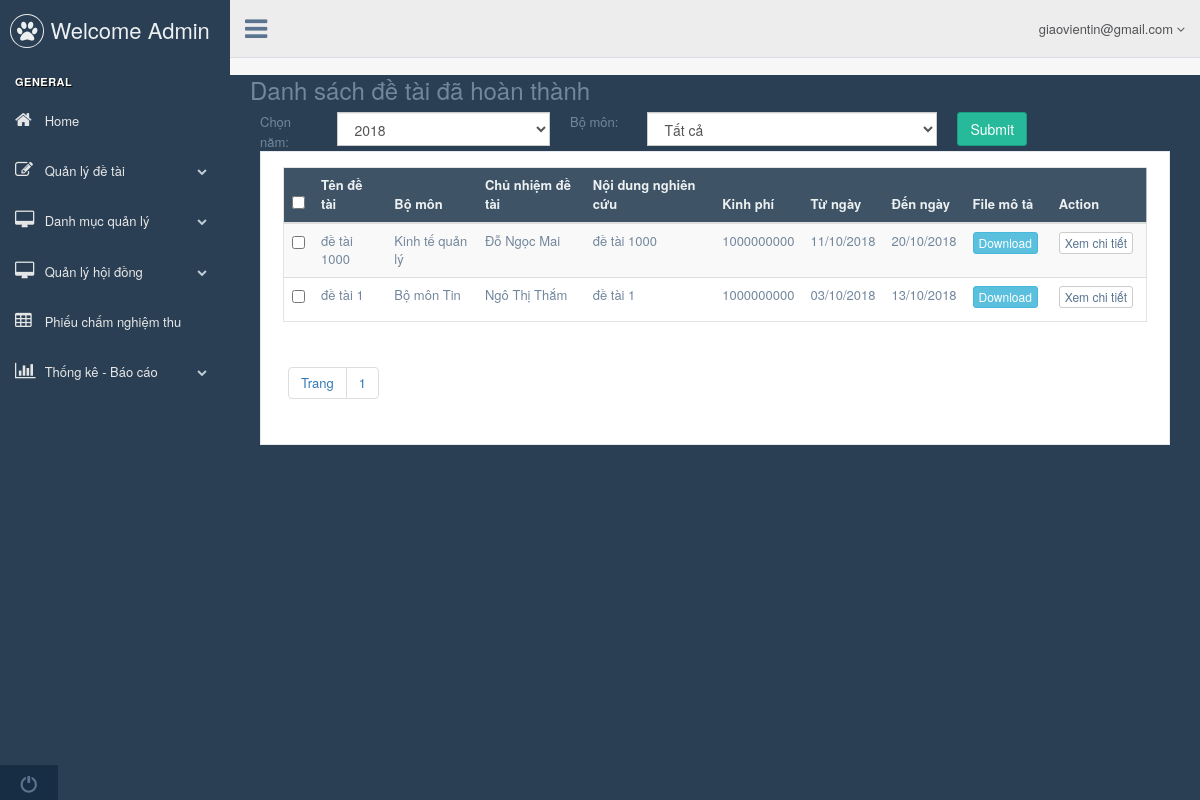
Screenshot of /admin.php?controller=detaihoanthanh (signed in) with the database file from the repository.
### tables this page shows
CREATE TABLE `tbl_detai` (
  `pk_madetai_id` int(11) NOT NULL,
  `fk_user_id` int(11) NOT NULL,
  `fk_user_hoi_dong` int(11) NOT NULL,
  `c_tendetai` varchar(500) NOT NULL,
  `c_noidungnghiencuu` varchar(1000) NOT NULL,
  `c_kinhphi` float NOT NULL,
  `c_tungay` date NOT NULL,
  `c_denngay` date NOT NULL,
  `c_trangthai` int(11) NOT NULL,
  `file_mo_ta` text NOT NULL
);

CREATE TABLE `tbl_bomon` (
  `pk_mabomon_id` int(11) NOT NULL,
  `c_tenbomon` varchar(500) NOT NULL,
  `c_truongbomon` varchar(500) NOT NULL,
  `fk_user_id` int(11) NOT NULL
);

CREATE TABLE `tbl_user` (
  `pk_user_id` int(11) NOT NULL,
  `c_fullname` varchar(500) NOT NULL,
  `fk_mabomon_id` int(11) NOT NULL,
  `c_hocham` varchar(500) NOT NULL,
  `c_hocvi` varchar(500) NOT NULL,
  `c_ngaysinh` date NOT NULL,
  `c_diachi` varchar(500) NOT NULL,
  `c_sdt` int(11) NOT NULL,
  `c_email` varchar(500) NOT NULL,
  `c_password` varchar(500) NOT NULL,
  `UserType` int(11) NOT NULL
);

### controller/backend/controller_detaihoanthanh.php (called while the page is built, shortened)
<?php
	class controller_detaihoanthanh{
		public function __construct(){
			$this->model = new model();
			$id = isset($_GET["id"])&&is_numeric($_GET["id"]) ? $_GET["id"] : 0;
			$record_per_page = 5;
			$year = date("Y");
			$classB =0;
			$form_action = "admin.php?controller=detaihoanthanh&act=xem&id=$id";
			$total = $this->model->num_rows("select dt.pk_madetai_id from tbl_user u join tbl_detai dt on u.pk_user_id = dt.fk_user_id where dt.c_trangthai in (3) ".($year!=0?" and year(dt.c_denngay) in($year) ":"").($classB!=0 ? " and u.fk_mabomon_id in($classB) " : ""));
			$num_page = ceil($total/$record_per_page);
			$p = (isset($_GET["p"])&&$_GET["p"]>0) ? ($_GET["p"]-1) : 0;
			$from = $p * $record_per_page;
			$arr = $this->model->get_all("select * from tbl_user u join tbl_detai dt on u.pk_user_id = dt.fk_user_id where dt.c_trangthai in (3) ".($year!=0?" and year(dt.c_denngay) in($year) ":"").($classB!=0 ? " and u.fk_mabomon_id in($classB) " : "")." order by pk_madetai_id desc limit $from,$record_per_page");
			include "view/backend/view_detaihoanthanh.php";
		}
	}
	new controller_detaihoanthanh();
 ?>

### admin.php (called while the page is built, shortened)
<?php
	include "config.php";
	include "model/model.php";
	if(isset($_SESSION["SS_USER"]) == false)
		include "controller/backend/controller_login.php";
	else{
		include "view/backend/master.php";
	}
 ?>

### model/model.php (called while the page is built, shortened)
<?php
	class model{
		public function get_all($sql){
			global $db;
			$result = mysqli_query($db,$sql);
			$arr = array();
			while($rows = mysqli_fetch_object($result))
				$arr[] = $rows;
			return $arr;
		}
		public function get_a_record($sql){
			global $db;
			$result = mysqli_query($db,$sql);
			$rows = mysqli_fetch_object($result);
			return $rows;
		}
		public function num_rows($sql){
			global $db;
			$result = mysqli_query($db,$sql);
			return mysqli_num_rows($result);
		}
	}
 ?>

### view/backend/view_detaihoanthanh.php (the view, shortened to what this page needs)
<div class="right_col" role="main">
  <div class="">
    <div class="page-title">
      <div class="title_left">
        <h3>Danh sách đề tài đã hoàn thành</h3>
      </div>
      <div class="clearfix"></div>
      <form method="post" enctype="multipart/form-data" action="<?php echo $form_action; ?>">
        <div class="control-label col-md-0 col-sm-1 col-xs-12">Chọn năm:</div>
        <div class="col-md-3 col-sm-3 col-xs-12" >
          <select class="form-control" name="nam" id="nam">
            <?php
              $selected = isset($year)?$year:date("Y");
              $nam = $this->model->get_all("select * from tbl_nam order by pk_nam_id desc");
              foreach($nam as $rows):
             ?>
            <option <?php if(isset($rows->c_nam)&&$rows->c_nam==$selected): ?> selected <?php endif; ?> value="<?php echo $rows->c_nam; ?>"><?php echo $rows->c_nam; ?></option>
            <?php endforeach; ?>
          </select>
        </div>
        <div class="control-label col-md-0 col-sm-1 col-xs-12">Bộ môn:</div>
        <div class="col-md-4 col-sm-4 col-xs-12" >
          <select class="form-control" name="bomon" id="bomon">
            <option value="0">Tất cả</option>
             <?php
                $bomon = $this->model->get_all("select * from tbl_bomon order by pk_mabomon_id desc");
               ?>
          </select>
        </div>
        <div class="control-label col-md-0 col-sm-1 col-xs-12" >
          <button type="submit" name="Process" value="Process" class="btn btn-success">Submit</button>
        </div>
      </form>
      <div class="col-md-12 col-sm-12 col-xs-12">
        <div class="x_panel">
          <div class="x_content">
            <div class="table-responsive">
              <table class="table table-striped jambo_table bulk_action">
                <thead>
                  <tr class="headings">
                    <th>
                      <input type="checkbox" id="check-all" class="flat">
                    </th>
                    <th class="column-title">Tên đề tài </th>
                    <th class="column-title">Bộ môn </th>
                    <th class="column-title">Chủ nhiệm đề tài </th>
                    <th class="column-title">Nội dung nghiên cứu </th>
                    <th class="column-title">Kinh phí </th>
                    <th class="column-title">Từ ngày </th>
                    <th class="column-title">Đến ngày </th>
                    <th class="column-title">File mô tả </th>
                    <th class="column-title">Action </th>
                  </tr>
                </thead>
                <tbody>
                <?php foreach($arr as $rows): ?>
                  <tr class="even pointer">
                    <td class="a-center ">
                      <input type="checkbox" class="flat" name="table_records">
                    </td>
                    <td class=" "><?php echo $rows->c_tendetai; ?></td>
                    <td class=" ">
                      <?php
                        $bomon = $this->model->get_a_record("select c_tenbomon from tbl_bomon where pk_mabomon_id={$rows->fk_mabomon_id}");
                        echo isset($bomon->c_tenbomon)?$bomon->c_tenbomon:"";
                      ?>
                    </td>
                    <td class=" ">
                      <?php
                        $item = $this->model->get_a_record(" select * from tbl_user where pk_user_id =".$rows->fk_user_id);
                      echo (isset($item)&&$item != null && (isset($item->c_fullname))?$item->c_fullname:"");
                      ?>
                    </td>
                    <td class=" "><?php echo $rows->c_noidungnghiencuu; ?></td>
                    <td class=" "><?php echo $rows->c_kinhphi; ?></td>
                    <td class=" ">
                    	<?php
							           $date = date_create($rows->c_tungay);
							           echo date_format($date,"d/m/Y");
						          ?>
                    </td>
                    <td class=" ">
                      <?php
                        $date = date_create($rows->c_denngay);
                        echo date_format($date,"d/m/Y");
                      ?>
                    </td>
                    <td class=" "><button type="button" class="btn btn-info btn-xs"><a href="<?php echo $rows->file_mo_ta; ?>" style="color: white;">Download</a></button></td>
                    <td class=" last">
                      <button type="button" class="btn btn-default btn-xs"><a id="btn_xemchitiet" onclick="xemChiTiet().call(this);" href="admin.php?controller=chitiet_detaihoanthanh&act=xem&id=<?=$rows->pk_madetai_id?>">Xem chi tiết</a></button>
                    </td>
                  </tr>
                <?php endforeach; ?>
                </tbody>
              </table>
	          	<div class="card-footer" style="padding:5px !important">
					<ul class="pagination">
						<li class="page-item"><a class="page-link" href="#">Trang</a></li>
					<?php for($i=1; $i<=$num_page; $i++): ?>
						<li class="page-item"><a class="page-link" href="admin.php?controller=detaihoanthanh&p=<?php echo $i; ?>"><?php echo $i; ?></a></li>
					<?php endfor; ?>
					</ul>
				</div>
            </div>
          </div>
        </div>
      </div>
    </div>
  </div>
</div>

### rows the page displays
tbl_detai: c_tendetai "đề tài 1000", tbl_bomon.c_tenbomon "Kinh tế quản lý", fk_user.c_fullname "Đỗ Ngọc Mai", c_noidungnghiencuu "đề tài 1000", c_kinhphi "1000000000", c_tungay "11/10/2018", c_denngay "20/10/2018"
tbl_detai: c_tendetai "đề tài 1", tbl_bomon.c_tenbomon "Bộ môn Tin", fk_user.c_fullname "Ngô Thị Thắm", c_noidungnghiencuu "đề tài 1", c_kinhphi "1000000000", c_tungay "03/10/2018", c_denngay "13/10/2018"

### other values shown
$_SESSION["SS_USER"]->c_email "giaovientin@gmail.com"
form field nam "2018"
